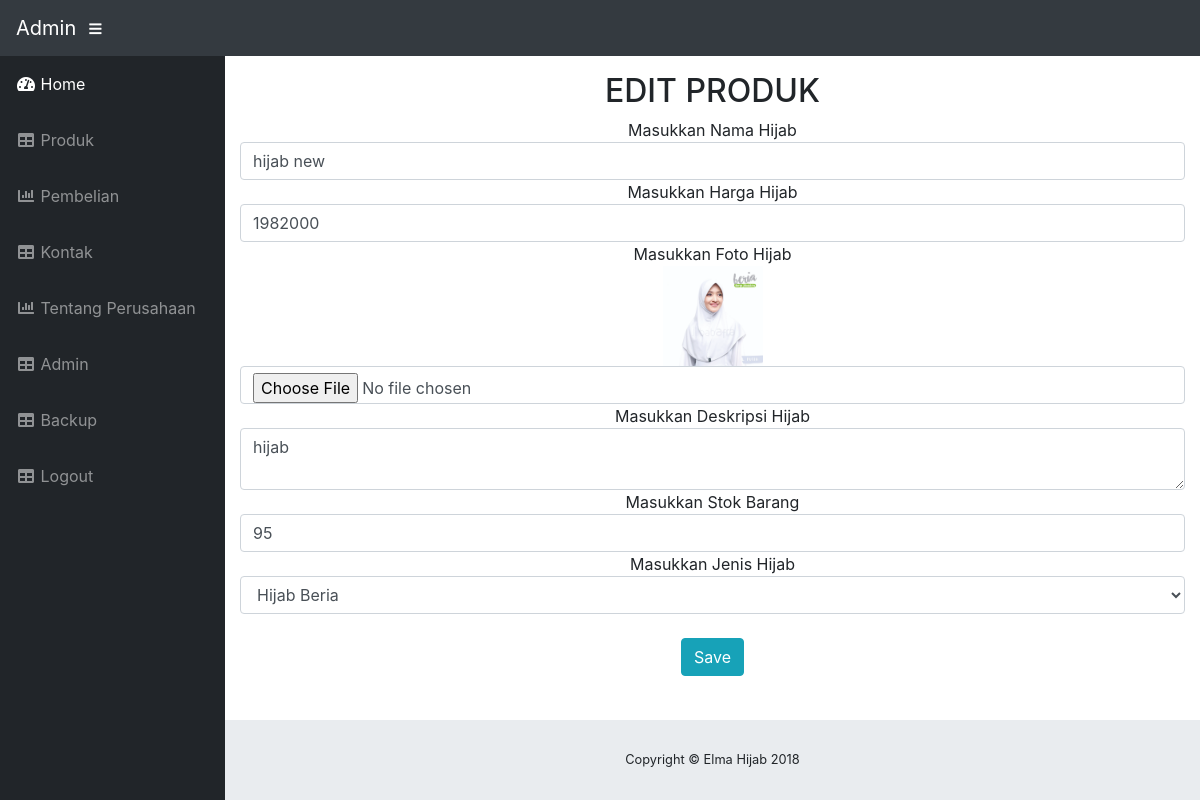
/admin/index.php?halaman=editproduk&id=21 (signed in), run on an earlier commit of the app's database.
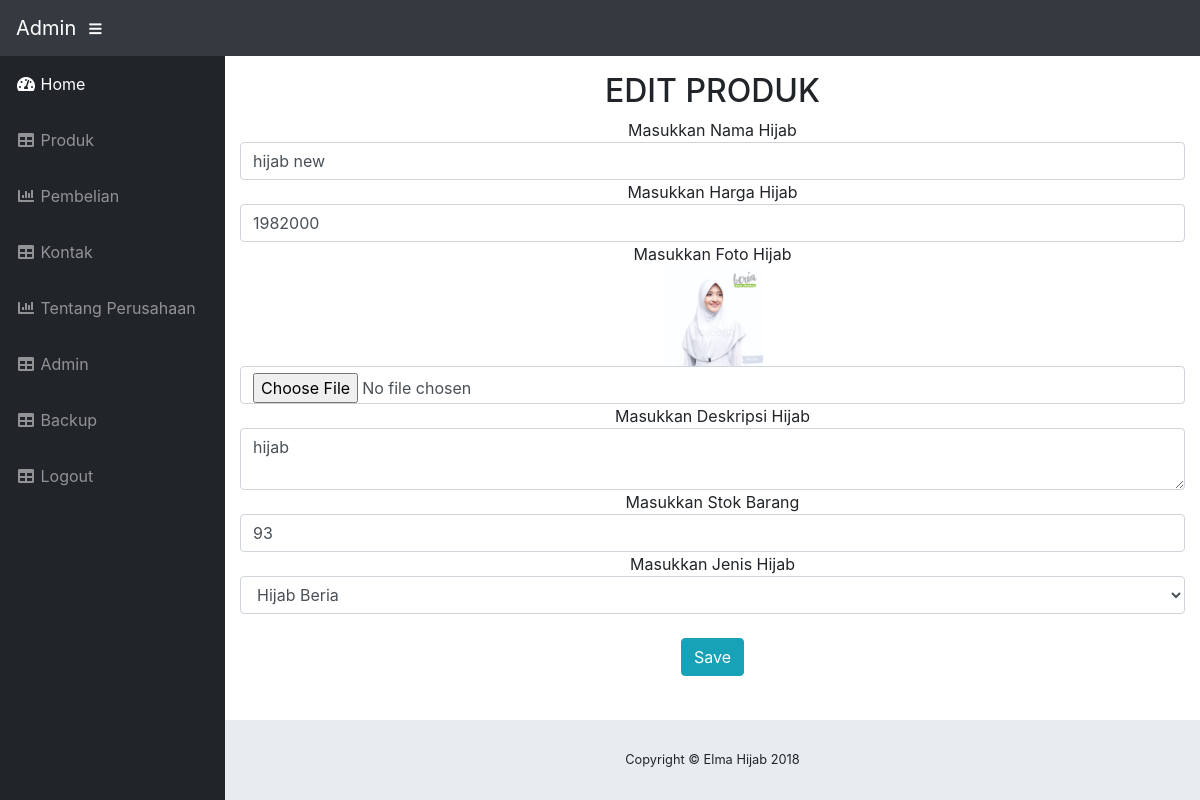
And on a later commit of the database.
### tables this page shows
CREATE TABLE `produk` (
  `id_prdk` int(11) NOT NULL AUTO_INCREMENT,
  `nama` varchar(100) NOT NULL,
  `harga` varchar(50) NOT NULL,
  `foto` varchar(100) NOT NULL,
  `deskripsi` text NOT NULL,
  `stok` int(12) NOT NULL,
  `jenis` varchar(100) NOT NULL,
  PRIMARY KEY (`id_prdk`)
);

### admin/editproduk.php (the view, shortened to what this page needs)
<?php
include('../database.php');
$id = $_GET['id'];
$query = mysqli_query($db,"SELECT * FROM produk WHERE id_prdk = '$id' ");
$row=mysqli_fetch_assoc($query);
 ?>
<div id="page-wrapper">
	<div id="page-inner">
		<center><h2>EDIT PRODUK</h2></center>
		<center>
 		<form action="" method="post" enctype="multipart/form-data">
 			<div class="input-gruop">
 				<span>Masukkan Nama Hijab</span>
 				<input type="text" name="nama" class="form-control" value="<?php echo $row['nama'] ?>">
 			</div>
 			<div class="input-gruop">
 				<span>Masukkan Harga Hijab</span>
 				<input type="text" name="harga" class="form-control" value="<?php echo $row['harga'] ?>">
 			</div>
 			<div class="input-gruop">
 				<span>Masukkan Foto Hijab</span><br>
 				<img style="width: 100px;height: 100px" src="img/<?php echo $row['foto'] ?>">
 				<input type="file" name="foto" class="form-control">
 			</div>
 			<div class="input-gruop">
 				<span>Masukkan Deskripsi Hijab</span>
 				<textarea name="deskripsi" class="form-control"><?php echo $row['deskripsi'] ?></textarea>
 			</div>
 			<div class="input-gruop">
 				<span>Masukkan Stok Barang</span>
 				<input type="text" name="stok" class="form-control"
 				value="<?php echo $row['stok']?>">
 			</div>
 			<div class="input-gruop">
 				<span>Masukkan Jenis Hijab</span>
 				<select name="jenis" class="form-control">
 					<option><?php echo $row['jenis'] ?></option>
 				</select>
 			</div>
 			<br>
 			<input type="submit" name="save" value="Save" class="btn btn-info">
 		</form>
 		</center>
	</div>
</div>

What changed in the data, as far as the page shows it:
changed produk "hijab new": stok "95" → "93"
